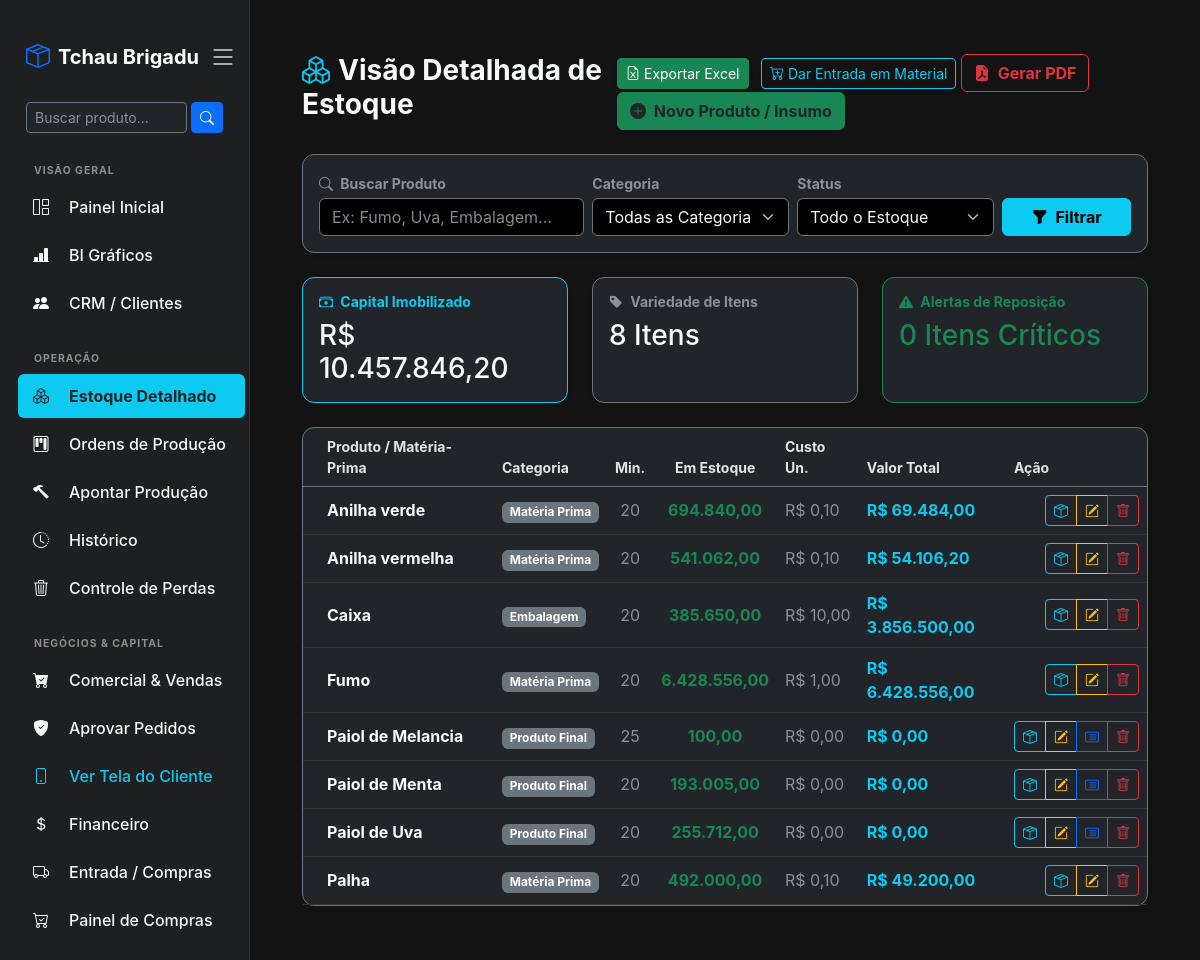
Screenshot of /estoque-detalhado/ (signed in) with the database file from the repository.
### core/models.py (models this page shows, shortened)
class Produto(models.Model):
    nome = models.CharField(max_length=100, help_text="Ex: Cigarro Marca X, Fumo de Rolo Y")
    categoria = models.CharField(max_length=50, help_text="Ex: Produto Final, Matéria Prima")
    preco_custo = models.DecimalField(max_digits=10, decimal_places=2, help_text="Para matérias-primas, digite o custo. Para produtos finais, pode deixar 0 (será calculado).")
    estoque_minimo = models.FloatField(default=10, help_text="Quantidade mínima para disparar o alerta")
    preco_venda = models.DecimalField(max_digits=10, decimal_places=2, blank=True, null=True, help_text="Preço de venda (apenas para produtos finais)")

### core/views.py (the view)
# urls.py: path('estoque-detalhado/', views.estoque_detalhado, name='estoque_detalhado'),
@login_required
@user_passes_test(has_logistica, login_url='/')
def estoque_detalhado(request):
    pesquisa = request.GET.get('busca', '')
    categoria_filtro = request.GET.get('categoria', '')
    status_filtro = request.GET.get('status', '')
    categorias_existentes = Produto.objects.values_list('categoria', flat=True).distinct()
    itens_estoque = Estoque.objects.select_related('produto').all().order_by('produto__nome')
    if pesquisa:
        itens_estoque = itens_estoque.filter(produto__nome__icontains=pesquisa)
    if categoria_filtro:
        itens_estoque = itens_estoque.filter(produto__categoria=categoria_filtro)
    if status_filtro == 'baixo':
        itens_estoque = itens_estoque.filter(quantidade__lte=F('produto__estoque_minimo'))
    elif status_filtro == 'zerado':
        itens_estoque = itens_estoque.filter(quantidade__lte=0)
    total_imobilizado = 0
    lista_estoque = []
    alertas_count = 0
    for item in itens_estoque:
        custo_unit = float(item.produto.preco_custo or 0)
        valor_total_item = custo_unit * float(item.quantidade)
        total_imobilizado += valor_total_item
        estoque_min = float(item.produto.estoque_minimo or 0)
        is_baixo = float(item.quantidade) <= estoque_min
        if is_baixo:
            alertas_count += 1
        lista_estoque.append({
            'produto': item.produto,
            'quantidade': float(item.quantidade),
            'estoque_minimo': estoque_min,
            'is_baixo': is_baixo,
            'custo_unitario': custo_unit,
            'valor_total': valor_total_item
        })
    total_itens_diferentes = len(lista_estoque)
    context = {
        'lista_estoque': lista_estoque,
        'total_imobilizado': total_imobilizado,
        'total_itens_diferentes': total_itens_diferentes,
        'alertas_count': alertas_count,
        'categorias_existentes': categorias_existentes,
    }
    return render(request, 'estoque_detalhado.html', context)

### core/context_processors.py (called while the page is built)
def alertas_estoque(request):
    if request.user.is_authenticated:
        contagem = Estoque.objects.filter(quantidade__lte=models.F('estoque_minimo')).count()
        return {'qtd_alerta_compras': contagem}
    return {'qtd_alerta_compras': 0}

def alertas_globais(request):
    if request.user.is_authenticated:
        qtd_alerta_compras = Estoque.objects.filter(
            quantidade__lte=models.F('estoque_minimo')
        ).exclude(produto__categoria__icontains='final').count()
        return {
            'qtd_alerta_compras': qtd_alerta_compras
        }
    return {'qtd_alerta_compras': 0}

### core/views.py (called while the page is built)
def has_logistica(user):
    if user.is_superuser: return True
    if hasattr(user, 'perfil') and user.perfil.tipo in ['Gerente', 'Logistica']: return True
    return False

### core/templates/estoque_detalhado.html (shortened to what this page needs)
{% extends 'base.html' %}
{% block conteudo %}
<div class="container-fluid py-4">
    <div class="d-flex justify-content-between align-items-center mb-4">
        <h3 class="text-light fw-bold"><i class="bi bi-boxes text-info me-2"></i>Visão Detalhada de Estoque</h3>
        <div>
            <a href="{% url 'exportar_estoque_csv' %}" class="btn btn-success btn-sm me-2 shadow-sm">
                <i class="bi bi-file-earmark-excel"></i> Exportar Excel
            </a>
            <a href="{% url 'registrar_compra' %}" class="btn btn-outline-info btn-sm shadow-sm">
                <i class="bi bi-cart-plus"></i> Dar Entrada em Material
            </a>
            <a href="{% url 'relatorio_pdf' %}" class="btn btn-outline-danger fw-bold" target="_blank">
                <i class="bi bi-file-earmark-pdf-fill me-1"></i> Gerar PDF
            </a>
            <a href="{% url 'cadastrar_produto' %}?origem=estoque" class="btn btn-success fw-bold text-dark">
                <i class="bi bi-plus-circle-fill me-1"></i> Novo Produto / Insumo
            </a>
        </div>
    </div>
    <div class="card bg-dark border-secondary shadow-sm mb-4">
        <div class="card-body p-3">
            <form method="GET" action="{% url 'estoque_detalhado' %}" class="row g-2 align-items-end">
                <div class="col-md-4">
                    <label class="text-muted small fw-bold mb-1"><i class="bi bi-search me-1"></i> Buscar Produto</label>
                    <input type="text" name="busca" class="form-control bg-black text-light border-secondary" placeholder="Ex: Fumo, Uva, Embalagem..." value="{{ request.GET.busca }}">
                </div>
                <div class="col-md-3">
                    <label class="text-muted small fw-bold mb-1">Categoria</label>
                    <select name="categoria" class="form-select bg-black text-light border-secondary">
                        <option value="">Todas as Categorias</option>
                    </select>
                </div>
                <div class="col-md-3">
                    <label class="text-muted small fw-bold mb-1">Status</label>
                    <select name="status" class="form-select bg-black text-light border-secondary">
                        <option value="">Todo o Estoque</option>
                    </select>
                </div>
                <div class="col-md-2">
                    <button type="submit" class="btn btn-info w-100 fw-bold"><i class="bi bi-funnel-fill me-1"></i> Filtrar</button>
                </div>
            </form>
        </div>
    </div>
    <div class="row mb-4">
        <div class="col-md-4">
            <div class="card bg-dark border-info shadow-sm h-100">
                <div class="card-body">
                    <h6 class="text-info small fw-bold uppercase"><i class="bi bi-cash-stack me-1"></i> Capital Imobilizado</h6>
                    <h3 class="text-light mb-0">R$ {{ total_imobilizado|floatformat:2 }}</h3>
                </div>
            </div>
        </div>
        <div class="col-md-4">
            <div class="card bg-dark border-secondary shadow-sm h-100">
                <div class="card-body">
                    <h6 class="text-muted small fw-bold uppercase"><i class="bi bi-tag-fill me-1"></i> Variedade de Itens</h6>
                    <h3 class="text-light mb-0">{{ total_itens_diferentes }} Itens</h3>
                </div>
            </div>
        </div>
        <div class="col-md-4">
            <div class="card bg-dark {% if alertas_count > 0 %}border-danger{% else %}border-success{% endif %} shadow-sm h-100">
                <div class="card-body">
                    <h6 class="{% if alertas_count > 0 %}text-danger{% else %}text-success{% endif %} small fw-bold uppercase">
                        <i class="bi bi-exclamation-triangle-fill me-1"></i> Alertas de Reposição
                    </h6>
                    <h3 class="{% if alertas_count > 0 %}text-danger{% else %}text-success{% endif %} mb-0">
                        {{ alertas_count }} Itens Críticos
                    </h3>
                </div>
            </div>
        </div>
    </div>
    <div class="card bg-dark border-secondary shadow-sm">
        <div class="table-responsive">
            <table class="table table-dark table-hover mb-0 align-middle">
                <thead class="border-bottom border-secondary text-muted small uppercase">
                    <tr>
                        <th class="ps-4">Produto / Matéria-Prima</th>
                        <th>Categoria</th>
                        <th class="text-center">Min.</th>
                        <th class="text-center">Em Estoque</th>
                        <th>Custo Un.</th>
                        <th>Valor Total</th>
                        <th>Ação</th>
                    </tr>
                </thead>
                <tbody>
                    {% for item in lista_estoque %}
                    <tr class="{% if item.is_baixo %}border-start border-danger border-4{% endif %}">
                        <td class="ps-4 fw-bold text-light">
                            {{ item.produto.nome }}
                        </td>
                        <td><span class="badge bg-secondary">{{ item.produto.categoria }}</span></td>
                        <td class="text-center text-muted">{{ item.estoque_minimo|floatformat:0 }}</td>
                        <td class="text-center fw-bold {% if item.quantidade <= 0 %}text-danger{% elif item.is_baixo %}text-warning{% else %}text-success{% endif %}">
                            {{ item.quantidade|floatformat:2 }}
                        </td>
                        <td class="text-muted">R$ {{ item.custo_unitario|floatformat:2 }}</td>
                        <td class="text-info fw-bold">R$ {{ item.valor_total|floatformat:2 }}</td>
                        <td class="text-end">
                        <div class="btn-group" role="group">
                            <a href="{% url 'gerenciar_estoque' item.produto.id %}?origem=estoque" class="btn btn-outline-info btn-sm" title="Ajustar Estoque">
                                <i class="bi bi-box-seam"></i>
                            </a>
                            {% if user.is_superuser %}
                            <a href="{% url 'editar_produto' item.produto.id %}?origem=estoque" class="btn btn-outline-warning btn-sm" title="Editar Cadastro">
                                <i class="bi bi-pencil-square"></i>
                            </a>
                            {% if 'final' in item.produto.categoria|lower %}
                            <a href="{% url 'ficha_tecnica' item.produto.id %}?origem=estoque" class="btn btn-outline-primary btn-sm" title="Ficha Técnica">
                                <i class="bi bi-card-list"></i>
                            </a>
                            {% endif %}
                            <a href="{% url 'excluir_produto' item.produto.id %}?origem=estoque" class="btn btn-outline-danger btn-sm" title="Excluir">
                                <i class="bi bi-trash"></i>
                            </a>
                            {% endif %}
                        </div>
                    </td>
                    </tr>
                    {% endfor %}
                </tbody>
            </table>
        </div>
    </div>
</div>
{% endblock %}

### core/templates/base.html (style rules this page uses)
body { background-color: #131314; color: #e3e3e3; display: flex; height: 100vh; overflow: hidden; font-family: -apple-system, BlinkMacSystemFont, "Segoe UI", Roboto, Helvetica, Arial, sans-serif; }
.card { background-color: #1e1f20; border: 1px solid #333; border-radius: 12px; }
.table { --bs-table-bg: transparent; --bs-table-color: #e3e3e3; --bs-table-border-color: #333; }

### rows the page displays
Produto: produto.nome "Anilha verde", produto.categoria "Matéria Prima", estoque_minimo "20", quantidade "694.840,00", custo_unitario "0,10", valor_total "69.484,00"
Produto: produto.nome "Anilha vermelha", produto.categoria "Matéria Prima", estoque_minimo "20", quantidade "541.062,00", custo_unitario "0,10", valor_total "54.106,20"
Produto: produto.nome "Caixa", produto.categoria "Embalagem", estoque_minimo "20", quantidade "385.650,00", custo_unitario "10,00", valor_total "3.856.500,00"
Produto: produto.nome "Fumo", produto.categoria "Matéria Prima", estoque_minimo "20", quantidade "6.428.556,00", custo_unitario "1,00", valor_total "6.428.556,00"
Produto: produto.nome "Paiol de Melancia", produto.categoria "Produto Final", estoque_minimo "25", quantidade "100,00", custo_unitario "0,00", valor_total "0,00"
Produto: produto.nome "Paiol de Menta", produto.categoria "Produto Final", estoque_minimo "20", quantidade "193.005,00", custo_unitario "0,00", valor_total "0,00"
Produto: produto.nome "Paiol de Uva", produto.categoria "Produto Final", estoque_minimo "20", quantidade "255.712,00", custo_unitario "0,00", valor_total "0,00"
Produto: produto.nome "Palha", produto.categoria "Matéria Prima", estoque_minimo "20", quantidade "492.000,00", custo_unitario "0,10", valor_total "49.200,00"

### other values shown
{{ total_imobilizado|floatformat:2 }} "10.457.846,20"
{{ total_itens_diferentes }} "8"
{{ alertas_count }} "0"
